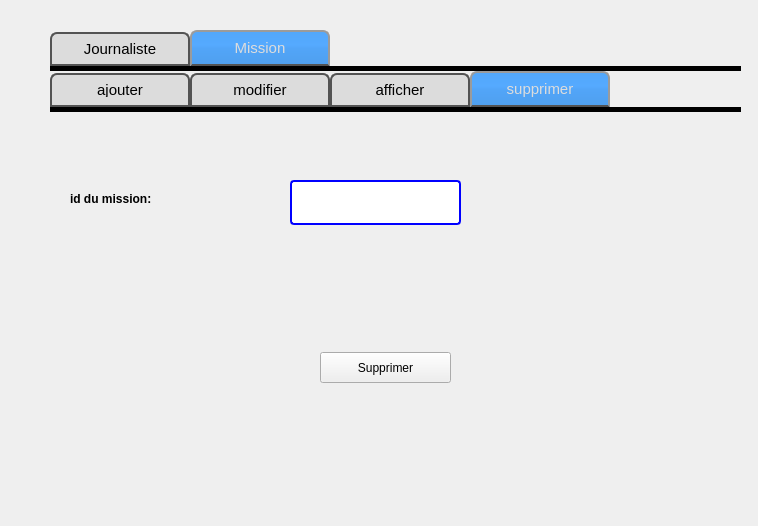
<?xml version="1.0" encoding="UTF-8"?>
<ui version="4.0">
 <class>module_mission</class>
 <widget class="QDialog" name="module_mission">
  <property name="geometry">
   <rect>
    <x>0</x>
    <y>0</y>
    <width>758</width>
    <height>526</height>
   </rect>
  </property>
  <property name="windowTitle">
   <string>Dialog</string>
  </property>
  <widget class="QTabWidget" name="tabWidget_2">
   <property name="geometry">
    <rect>
     <x>50</x>
     <y>30</y>
     <width>691</width>
     <height>401</height>
    </rect>
   </property>
   <property name="styleSheet">
    <string notr="true">QTabWidget::pane { /* The tab widget frame */
border-top: 5px solid #000000;
}
QTabWidget::tab-bar {
left: 0px; /* move to the right by 5px */
}
/* Style the tab using the tab sub-control. Note that it reads QTabBar not QTabWidget */
QTabBar::tab {
background: #dcdcdc;
border: 2px solid #535353;
border-bottom-color: #535353; /* same as the pane color */
border-top-left-radius: 7px;
border-top-right-radius: 7px;
min-width: 120px;
padding: 8px;
color: #000000;
font-size:15px;
font-family:Arial, Helvetica, sans-serif;
}
QTabBar::tab:selected, QTabBar::tab:hover {
background: qlineargradient(x1: 0, y1: 0, x2: 0, y2: 1, stop: 0 #53a7fa, stop: 0.4 #55aaff, stop: 0.5 #52a5f8, stop: 1.0 #4f9fee);
}
QTabBar::tab:selected {
border-color: #9B9B9B;
border-bottom-color: #535353; /* same as pane color */
color: #dcdcdc;
font-size:15px;
font-family:Arial, Helvetica, sans-serif;
}
QTabBar::tab:!selected {
margin-top: 2px; /* make non-selected tabs look smaller */
}
QLineEdit {
  width: 100%;
  padding: 12px 20px;
  margin: 8px 0;
  display: inline-block;
  border: 1px solid #ccc;
  border-radius: 4px;
  box-sizing: border-box;
}</string>
   </property>
   <property name="currentIndex">
    <number>1</number>
   </property>
   <widget class="QWidget" name="tab_11">
    <attribute name="title">
     <string>Journaliste</string>
    </attribute>
    <widget class="QTabWidget" name="tabWidget_4">
     <property name="geometry">
      <rect>
       <x>0</x>
       <y>0</y>
       <width>671</width>
       <height>401</height>
      </rect>
     </property>
     <property name="styleSheet">
      <string notr="true">background-image: url(:/bg2/pl.jpg);</string>
     </property>
     <property name="currentIndex">
      <number>0</number>
     </property>
     <widget class="QWidget" name="tab_12">
      <attribute name="title">
       <string>ajouter </string>
      </attribute>
      <widget class="QLabel" name="label_2">
       <property name="geometry">
        <rect>
         <x>80</x>
         <y>80</y>
         <width>87</width>
         <height>22</height>
        </rect>
       </property>
       <property name="font">
        <font>
         <weight>75</weight>
         <italic>false</italic>
         <bold>true</bold>
         <underline>false</underline>
         <strikeout>false</strikeout>
         <kerning>false</kerning>
        </font>
       </property>
       <property name="focusPolicy">
        <enum>Qt::ClickFocus</enum>
       </property>
       <property name="contextMenuPolicy">
        <enum>Qt::CustomContextMenu</enum>
       </property>
       <property name="frameShape">
        <enum>QFrame::NoFrame</enum>
       </property>
       <property name="frameShadow">
        <enum>QFrame::Plain</enum>
       </property>
       <property name="lineWidth">
        <number>1</number>
       </property>
       <property name="midLineWidth">
        <number>11</number>
       </property>
       <property name="text">
        <string>Nom </string>
       </property>
       <property name="textFormat">
        <enum>Qt::PlainText</enum>
       </property>
       <property name="scaledContents">
        <bool>false</bool>
       </property>
       <property name="wordWrap">
        <bool>false</bool>
       </property>
      </widget>
      <widget class="QLineEdit" name="lineEdit_nom">
       <property name="geometry">
        <rect>
         <x>190</x>
         <y>70</y>
         <width>216</width>
         <height>51</height>
        </rect>
       </property>
       <property name="styleSheet">
        <string notr="true">border-width:2px;
border-style:solid;
border-color:blue;</string>
       </property>
       <property name="text">
        <string/>
       </property>
      </widget>
      <widget class="QLineEdit" name="lineEdit_id_3">
       <property name="geometry">
        <rect>
         <x>190</x>
         <y>20</y>
         <width>216</width>
         <height>51</height>
        </rect>
       </property>
       <property name="styleSheet">
        <string notr="true">border-width:2px;
border-style:solid;
border-color:blue;</string>
       </property>
       <property name="text">
        <string/>
       </property>
      </widget>
      <widget class="QLabel" name="label_4">
       <property name="geometry">
        <rect>
         <x>80</x>
         <y>130</y>
         <width>87</width>
         <height>22</height>
        </rect>
       </property>
       <property name="minimumSize">
        <size>
         <width>87</width>
         <height>0</height>
        </size>
       </property>
       <property name="text">
        <string>&lt;html&gt;&lt;head/&gt;&lt;body&gt;&lt;p&gt;&lt;span style=&quot; font-weight:600;&quot;&gt;Prénom &lt;/span&gt;&lt;/p&gt;&lt;/body&gt;&lt;/html&gt;</string>
       </property>
      </widget>
      <widget class="QLabel" name="label">
       <property name="geometry">
        <rect>
         <x>90</x>
         <y>30</y>
         <width>71</width>
         <height>31</height>
        </rect>
       </property>
       <property name="text">
        <string>&lt;html&gt;&lt;head/&gt;&lt;body&gt;&lt;p&gt;&lt;span style=&quot; font-weight:600;&quot;&gt;id &lt;/span&gt;&lt;/p&gt;&lt;/body&gt;&lt;/html&gt;</string>
       </property>
      </widget>
      <widget class="QLabel" name="label_3">
       <property name="geometry">
        <rect>
         <x>90</x>
         <y>260</y>
         <width>61</width>
         <height>16</height>
        </rect>
       </property>
       <property name="text">
        <string>&lt;html&gt;&lt;head/&gt;&lt;body&gt;&lt;p&gt;&lt;span style=&quot; font-weight:600;&quot;&gt;num&lt;/span&gt;&lt;/p&gt;&lt;/body&gt;&lt;/html&gt;</string>
       </property>
      </widget>
      <widget class="QLabel" name="label_5">
       <property name="geometry">
        <rect>
         <x>80</x>
         <y>210</y>
         <width>101</width>
         <height>16</height>
        </rect>
       </property>
       <property name="text">
        <string>&lt;html&gt;&lt;head/&gt;&lt;body&gt;&lt;p&gt;&lt;span style=&quot; font-weight:600;&quot;&gt;adresse&lt;/span&gt;&lt;/p&gt;&lt;/body&gt;&lt;/html&gt;</string>
       </property>
      </widget>
      <widget class="QLineEdit" name="lineEdit_num">
       <property name="geometry">
        <rect>
         <x>190</x>
         <y>240</y>
         <width>216</width>
         <height>51</height>
        </rect>
       </property>
       <property name="styleSheet">
        <string notr="true">border-width:2px;
border-style:solid;
border-color:blue;</string>
       </property>
       <property name="text">
        <string/>
       </property>
      </widget>
      <widget class="QLineEdit" name="lineEdit_prenom">
       <property name="geometry">
        <rect>
         <x>190</x>
         <y>110</y>
         <width>216</width>
         <height>51</height>
        </rect>
       </property>
       <property name="styleSheet">
        <string notr="true">border-width:2px;
border-style:solid;
border-color:blue;</string>
       </property>
       <property name="text">
        <string/>
       </property>
      </widget>
      <widget class="QPushButton" name="pushButton_2">
       <property name="geometry">
        <rect>
         <x>500</x>
         <y>130</y>
         <width>101</width>
         <height>31</height>
        </rect>
       </property>
       <property name="styleSheet">
        <string notr="true">QPushButton:hover{ 
background-color: rgb(0, 255, 255);
color:#000000;
background:#55aaff;
border: none;
text-align: middle;
}</string>
       </property>
       <property name="text">
        <string>Ajouter</string>
       </property>
      </widget>
      <widget class="QLineEdit" name="lineEdit_adresse">
       <property name="geometry">
        <rect>
         <x>190</x>
         <y>190</y>
         <width>216</width>
         <height>51</height>
        </rect>
       </property>
       <property name="styleSheet">
        <string notr="true">border-width:2px;
border-style:solid;
border-color:blue;</string>
       </property>
       <property name="text">
        <string/>
       </property>
      </widget>
      <widget class="QLabel" name="label_8">
       <property name="geometry">
        <rect>
         <x>80</x>
         <y>170</y>
         <width>87</width>
         <height>22</height>
        </rect>
       </property>
       <property name="minimumSize">
        <size>
         <width>87</width>
         <height>0</height>
        </size>
       </property>
       <property name="text">
        <string>&lt;html&gt;&lt;head/&gt;&lt;body&gt;&lt;p&gt;&lt;span style=&quot; font-weight:600;&quot;&gt;specialite&lt;/span&gt;&lt;/p&gt;&lt;/body&gt;&lt;/html&gt;</string>
       </property>
      </widget>
      <widget class="QLineEdit" name="lineEdit_prenom_2">
       <property name="geometry">
        <rect>
         <x>190</x>
         <y>150</y>
         <width>216</width>
         <height>51</height>
        </rect>
       </property>
       <property name="styleSheet">
        <string notr="true">border-width:2px;
border-style:solid;
border-color:blue;</string>
       </property>
       <property name="text">
        <string/>
       </property>
      </widget>
     </widget>
     <widget class="QWidget" name="tab_13">
      <attribute name="title">
       <string>afficher</string>
      </attribute>
      <widget class="QComboBox" name="TriA">
       <property name="geometry">
        <rect>
         <x>230</x>
         <y>-90</y>
         <width>111</width>
         <height>22</height>
        </rect>
       </property>
       <property name="styleSheet">
        <string notr="true">border-width:2px;
border-style:solid;
border-color:red;</string>
       </property>
       <item>
        <property name="text">
         <string>Défaut</string>
        </property>
       </item>
       <item>
        <property name="text">
         <string>Alphabitique</string>
        </property>
       </item>
       <item>
        <property name="text">
         <string>type</string>
        </property>
       </item>
       <item>
        <property name="text">
         <string>ID de la carte </string>
        </property>
       </item>
       <item>
        <property name="text">
         <string>CIN du client </string>
        </property>
       </item>
      </widget>
      <widget class="QTableView" name="tabjournaliste">
       <property name="geometry">
        <rect>
         <x>20</x>
         <y>20</y>
         <width>491</width>
         <height>211</height>
        </rect>
       </property>
       <property name="styleSheet">
        <string notr="true">border-width:2px;
border-style:solid;
border-color:blue;</string>
       </property>
      </widget>
      <widget class="QLabel" name="label_27">
       <property name="geometry">
        <rect>
         <x>20</x>
         <y>250</y>
         <width>141</width>
         <height>22</height>
        </rect>
       </property>
       <property name="font">
        <font>
         <weight>75</weight>
         <italic>false</italic>
         <bold>true</bold>
         <underline>false</underline>
         <strikeout>false</strikeout>
         <kerning>false</kerning>
        </font>
       </property>
       <property name="focusPolicy">
        <enum>Qt::ClickFocus</enum>
       </property>
       <property name="contextMenuPolicy">
        <enum>Qt::CustomContextMenu</enum>
       </property>
       <property name="frameShape">
        <enum>QFrame::NoFrame</enum>
       </property>
       <property name="frameShadow">
        <enum>QFrame::Plain</enum>
       </property>
       <property name="lineWidth">
        <number>1</number>
       </property>
       <property name="midLineWidth">
        <number>11</number>
       </property>
       <property name="text">
        <string>chercher ID Journaliste:</string>
       </property>
       <property name="textFormat">
        <enum>Qt::PlainText</enum>
       </property>
       <property name="scaledContents">
        <bool>false</bool>
       </property>
       <property name="wordWrap">
        <bool>false</bool>
       </property>
      </widget>
      <widget class="QLineEdit" name="lineEdit_2">
       <property name="geometry">
        <rect>
         <x>180</x>
         <y>230</y>
         <width>181</width>
         <height>61</height>
        </rect>
       </property>
       <property name="styleSheet">
        <string notr="true">border-width:2px;
border-style:solid;
border-color:blue;</string>
       </property>
      </widget>
      <widget class="QPushButton" name="pushButton_9">
       <property name="geometry">
        <rect>
         <x>390</x>
         <y>250</y>
         <width>101</width>
         <height>31</height>
        </rect>
       </property>
       <property name="styleSheet">
        <string notr="true">QPushButton:hover{ 
background-color: rgb(0, 255, 255);
color:#000000;
background:#55aaff;
border: none;
text-align: middle;
}</string>
       </property>
       <property name="text">
        <string>rech</string>
       </property>
      </widget>
      <widget class="QPushButton" name="pushButton_10">
       <property name="geometry">
        <rect>
         <x>540</x>
         <y>40</y>
         <width>101</width>
         <height>31</height>
        </rect>
       </property>
       <property name="styleSheet">
        <string notr="true">QPushButton:hover{ 
background-color: rgb(0, 255, 255);
color:#000000;
background:#55aaff;
border: none;
text-align: middle;
}</string>
       </property>
       <property name="text">
        <string>trier_desc</string>
       </property>
      </widget>
     </widget>
     <widget class="QWidget" name="tab_14">
      <attribute name="title">
       <string>modifier</string>
      </attribute>
      <widget class="QLabel" name="label_saisir">
       <property name="geometry">
        <rect>
         <x>40</x>
         <y>20</y>
         <width>401</width>
         <height>41</height>
        </rect>
       </property>
       <property name="mouseTracking">
        <bool>true</bool>
       </property>
       <property name="lineWidth">
        <number>1</number>
       </property>
       <property name="midLineWidth">
        <number>0</number>
       </property>
       <property name="text">
        <string>&lt;html&gt;&lt;head/&gt;&lt;body&gt;&lt;p&gt;&lt;span style=&quot; font-weight:600; text-decoration: underline;&quot;&gt;Saisir l'ID du journaliste a modifier:&lt;/span&gt;&lt;/p&gt;&lt;/body&gt;&lt;/html&gt;</string>
       </property>
      </widget>
      <widget class="QLabel" name="label_6">
       <property name="geometry">
        <rect>
         <x>20</x>
         <y>85</y>
         <width>61</width>
         <height>41</height>
        </rect>
       </property>
       <property name="text">
        <string>&lt;html&gt;&lt;head/&gt;&lt;body&gt;&lt;p&gt;&lt;span style=&quot; font-weight:600;&quot;&gt;ID &lt;/span&gt;&lt;/p&gt;&lt;p&gt;&lt;br/&gt;&lt;/p&gt;&lt;/body&gt;&lt;/html&gt;</string>
       </property>
      </widget>
      <widget class="QLabel" name="label_7">
       <property name="geometry">
        <rect>
         <x>20</x>
         <y>170</y>
         <width>91</width>
         <height>16</height>
        </rect>
       </property>
       <property name="text">
        <string>&lt;html&gt;&lt;head/&gt;&lt;body&gt;&lt;p&gt;&lt;span style=&quot; font-weight:600;&quot;&gt;adresse&lt;/span&gt;&lt;/p&gt;&lt;/body&gt;&lt;/html&gt;</string>
       </property>
      </widget>
      <widget class="QPushButton" name="pushButton_3">
       <property name="geometry">
        <rect>
         <x>480</x>
         <y>140</y>
         <width>111</width>
         <height>31</height>
        </rect>
       </property>
       <property name="styleSheet">
        <string notr="true">QPushButton:hover{ 
background-color: rgb(0, 255, 255);
color:#000000;
background:#55aaff;
border: none;
text-align: middle;
}</string>
       </property>
       <property name="text">
        <string>Modifier</string>
       </property>
      </widget>
      <widget class="QLabel" name="label_10">
       <property name="geometry">
        <rect>
         <x>20</x>
         <y>240</y>
         <width>111</width>
         <height>20</height>
        </rect>
       </property>
       <property name="text">
        <string>&lt;html&gt;&lt;head/&gt;&lt;body&gt;&lt;p&gt;&lt;span style=&quot; font-weight:600;&quot;&gt;num&lt;/span&gt;&lt;/p&gt;&lt;/body&gt;&lt;/html&gt;</string>
       </property>
      </widget>
      <widget class="QLineEdit" name="lineEdit_nom_2">
       <property name="geometry">
        <rect>
         <x>120</x>
         <y>70</y>
         <width>216</width>
         <height>51</height>
        </rect>
       </property>
       <property name="styleSheet">
        <string notr="true">border-width:2px;
border-style:solid;
border-color:blue;</string>
       </property>
      </widget>
      <widget class="QLineEdit" name="lineEdit_nom_4">
       <property name="geometry">
        <rect>
         <x>110</x>
         <y>210</y>
         <width>216</width>
         <height>51</height>
        </rect>
       </property>
       <property name="styleSheet">
        <string notr="true">border-width:2px;
border-style:solid;
border-color:blue;</string>
       </property>
      </widget>
      <widget class="QLineEdit" name="lineEdit_nom_5">
       <property name="geometry">
        <rect>
         <x>110</x>
         <y>150</y>
         <width>216</width>
         <height>51</height>
        </rect>
       </property>
       <property name="styleSheet">
        <string notr="true">border-width:2px;
border-style:solid;
border-color:blue;</string>
       </property>
      </widget>
     </widget>
     <widget class="QWidget" name="tab_15">
      <attribute name="title">
       <string>supprimer</string>
      </attribute>
      <widget class="QLabel" name="label_9">
       <property name="geometry">
        <rect>
         <x>40</x>
         <y>110</y>
         <width>47</width>
         <height>41</height>
        </rect>
       </property>
       <property name="text">
        <string>&lt;html&gt;&lt;head/&gt;&lt;body&gt;&lt;p&gt;&lt;span style=&quot; font-weight:600;&quot;&gt;ID :&lt;/span&gt;&lt;/p&gt;&lt;/body&gt;&lt;/html&gt;</string>
       </property>
      </widget>
      <widget class="QLabel" name="label_29">
       <property name="geometry">
        <rect>
         <x>40</x>
         <y>30</y>
         <width>351</width>
         <height>51</height>
        </rect>
       </property>
       <property name="text">
        <string>&lt;html&gt;&lt;head/&gt;&lt;body&gt;&lt;p&gt;&lt;span style=&quot; font-weight:600;&quot;&gt;Saisir l'ID du journaliste a supprimer :&lt;/span&gt;&lt;/p&gt;&lt;/body&gt;&lt;/html&gt;</string>
       </property>
      </widget>
      <widget class="QPushButton" name="pushButton_4">
       <property name="geometry">
        <rect>
         <x>280</x>
         <y>242</y>
         <width>121</width>
         <height>31</height>
        </rect>
       </property>
       <property name="styleSheet">
        <string notr="true">QPushButton:hover{ 
background-color: rgb(0, 255, 255);
color:#000000;
background:#55aaff;
border: none;
text-align: middle;
}</string>
       </property>
       <property name="text">
        <string>Supprimer</string>
       </property>
      </widget>
      <widget class="QLineEdit" name="lineEdit_id_5">
       <property name="geometry">
        <rect>
         <x>120</x>
         <y>110</y>
         <width>216</width>
         <height>51</height>
        </rect>
       </property>
       <property name="styleSheet">
        <string notr="true">border-width:2px;
border-style:solid;
border-color:blue;</string>
       </property>
      </widget>
     </widget>
    </widget>
   </widget>
   <widget class="QWidget" name="tab_16">
    <attribute name="title">
     <string>Mission</string>
    </attribute>
    <widget class="QTabWidget" name="tabWidget_5">
     <property name="geometry">
      <rect>
       <x>0</x>
       <y>0</y>
       <width>701</width>
       <height>361</height>
      </rect>
     </property>
     <property name="styleSheet">
      <string notr="true">background-image: url(:/bg2/pl.jpg);</string>
     </property>
     <property name="currentIndex">
      <number>3</number>
     </property>
     <widget class="QWidget" name="tab_17">
      <attribute name="title">
       <string>ajouter</string>
      </attribute>
      <widget class="QLineEdit" name="lineEdit_id1">
       <property name="geometry">
        <rect>
         <x>160</x>
         <y>20</y>
         <width>191</width>
         <height>61</height>
        </rect>
       </property>
       <property name="styleSheet">
        <string notr="true">border-width:2px;
border-style:solid;
border-color:blue;</string>
       </property>
       <property name="text">
        <string/>
       </property>
      </widget>
      <widget class="QLabel" name="label_21">
       <property name="geometry">
        <rect>
         <x>20</x>
         <y>30</y>
         <width>111</width>
         <height>41</height>
        </rect>
       </property>
       <property name="text">
        <string>&lt;html&gt;&lt;head/&gt;&lt;body&gt;&lt;p&gt;&lt;span style=&quot; font-weight:600;&quot;&gt;ID mission&lt;/span&gt;&lt;/p&gt;&lt;/body&gt;&lt;/html&gt;</string>
       </property>
      </widget>
      <widget class="QLabel" name="label_22">
       <property name="geometry">
        <rect>
         <x>20</x>
         <y>160</y>
         <width>151</width>
         <height>31</height>
        </rect>
       </property>
       <property name="text">
        <string>&lt;html&gt;&lt;head/&gt;&lt;body&gt;&lt;p&gt;&lt;span style=&quot; font-weight:600;&quot;&gt;type mission&lt;/span&gt;&lt;/p&gt;&lt;/body&gt;&lt;/html&gt;</string>
       </property>
      </widget>
      <widget class="QLabel" name="label_23">
       <property name="geometry">
        <rect>
         <x>20</x>
         <y>110</y>
         <width>111</width>
         <height>20</height>
        </rect>
       </property>
       <property name="text">
        <string>&lt;html&gt;&lt;head/&gt;&lt;body&gt;&lt;p&gt;&lt;span style=&quot; font-weight:600;&quot;&gt;nom mission&lt;/span&gt;&lt;/p&gt;&lt;/body&gt;&lt;/html&gt;</string>
       </property>
      </widget>
      <widget class="QPushButton" name="pushButton_5">
       <property name="geometry">
        <rect>
         <x>260</x>
         <y>280</y>
         <width>121</width>
         <height>41</height>
        </rect>
       </property>
       <property name="styleSheet">
        <string notr="true">QPushButton:hover{ 
background-color: rgb(0, 255, 255);
color:#000000;
background:#55aaff;
border: none;
text-align: middle;
}</string>
       </property>
       <property name="text">
        <string>Ajouter</string>
       </property>
      </widget>
      <widget class="QLineEdit" name="lineEdit_type">
       <property name="geometry">
        <rect>
         <x>160</x>
         <y>90</y>
         <width>191</width>
         <height>61</height>
        </rect>
       </property>
       <property name="styleSheet">
        <string notr="true">border-width:2px;
border-style:solid;
border-color:blue;</string>
       </property>
       <property name="text">
        <string/>
       </property>
      </widget>
      <widget class="QLineEdit" name="lineEdit_nom_3">
       <property name="geometry">
        <rect>
         <x>160</x>
         <y>150</y>
         <width>216</width>
         <height>51</height>
        </rect>
       </property>
       <property name="styleSheet">
        <string notr="true">border-width:2px;
border-style:solid;
border-color:blue;</string>
       </property>
       <property name="text">
        <string/>
       </property>
      </widget>
      <widget class="QLineEdit" name="lineEdit_nom_6">
       <property name="geometry">
        <rect>
         <x>160</x>
         <y>200</y>
         <width>216</width>
         <height>51</height>
        </rect>
       </property>
       <property name="styleSheet">
        <string notr="true">border-width:2px;
border-style:solid;
border-color:blue;</string>
       </property>
       <property name="text">
        <string/>
       </property>
      </widget>
      <widget class="QLabel" name="label_26">
       <property name="geometry">
        <rect>
         <x>20</x>
         <y>210</y>
         <width>151</width>
         <height>31</height>
        </rect>
       </property>
       <property name="text">
        <string>&lt;html&gt;&lt;head/&gt;&lt;body&gt;&lt;p&gt;&lt;span style=&quot; font-weight:600;&quot;&gt;localisation&lt;/span&gt;&lt;/p&gt;&lt;/body&gt;&lt;/html&gt;</string>
       </property>
      </widget>
     </widget>
     <widget class="QWidget" name="tab_19">
      <attribute name="title">
       <string>modifier</string>
      </attribute>
      <widget class="QLabel" name="label_24">
       <property name="geometry">
        <rect>
         <x>20</x>
         <y>50</y>
         <width>111</width>
         <height>41</height>
        </rect>
       </property>
       <property name="text">
        <string>&lt;html&gt;&lt;head/&gt;&lt;body&gt;&lt;p&gt;&lt;span style=&quot; font-weight:600;&quot;&gt;ID mission&lt;/span&gt;&lt;/p&gt;&lt;/body&gt;&lt;/html&gt;</string>
       </property>
      </widget>
      <widget class="QLabel" name="label_25">
       <property name="geometry">
        <rect>
         <x>20</x>
         <y>130</y>
         <width>141</width>
         <height>41</height>
        </rect>
       </property>
       <property name="text">
        <string>&lt;html&gt;&lt;head/&gt;&lt;body&gt;&lt;p&gt;&lt;span style=&quot; font-weight:600;&quot;&gt;type mission&lt;/span&gt;&lt;/p&gt;&lt;/body&gt;&lt;/html&gt;</string>
       </property>
      </widget>
      <widget class="QPushButton" name="pushButton_6">
       <property name="geometry">
        <rect>
         <x>260</x>
         <y>250</y>
         <width>111</width>
         <height>31</height>
        </rect>
       </property>
       <property name="styleSheet">
        <string notr="true">QPushButton:hover{ 
background-color: rgb(0, 255, 255);
color:#000000;
background:#55aaff;
border: none;
text-align: middle;
}</string>
       </property>
       <property name="text">
        <string>Modifier</string>
       </property>
      </widget>
      <widget class="QLineEdit" name="lineEdit">
       <property name="geometry">
        <rect>
         <x>180</x>
         <y>120</y>
         <width>171</width>
         <height>61</height>
        </rect>
       </property>
       <property name="styleSheet">
        <string notr="true">border-width:2px;
border-style:solid;
border-color:blue;
text-align: middle;</string>
       </property>
      </widget>
      <widget class="QLineEdit" name="lineEdit_3">
       <property name="geometry">
        <rect>
         <x>180</x>
         <y>190</y>
         <width>171</width>
         <height>61</height>
        </rect>
       </property>
       <property name="styleSheet">
        <string notr="true">border-width:2px;
border-style:solid;
border-color:blue;
text-align: middle;</string>
       </property>
      </widget>
      <widget class="QLabel" name="label_28">
       <property name="geometry">
        <rect>
         <x>30</x>
         <y>200</y>
         <width>141</width>
         <height>41</height>
        </rect>
       </property>
       <property name="text">
        <string>&lt;html&gt;&lt;head/&gt;&lt;body&gt;&lt;p&gt;&lt;span style=&quot; font-weight:600;&quot;&gt;localisation&lt;/span&gt;&lt;/p&gt;&lt;/body&gt;&lt;/html&gt;</string>
       </property>
      </widget>
      <widget class="QLineEdit" name="lineEdit_4">
       <property name="geometry">
        <rect>
         <x>170</x>
         <y>40</y>
         <width>171</width>
         <height>61</height>
        </rect>
       </property>
       <property name="styleSheet">
        <string notr="true">border-width:2px;
border-style:solid;
border-color:blue;
text-align: middle;</string>
       </property>
      </widget>
     </widget>
     <widget class="QWidget" name="tab_18">
      <attribute name="title">
       <string>afficher</string>
      </attribute>
      <widget class="QTableView" name="tabmission">
       <property name="geometry">
        <rect>
         <x>40</x>
         <y>20</y>
         <width>531</width>
         <height>221</height>
        </rect>
       </property>
       <property name="styleSheet">
        <string notr="true">border-width:2px;
border-style:solid;
border-color:blue;</string>
       </property>
      </widget>
      <widget class="QPushButton" name="pushButton">
       <property name="geometry">
        <rect>
         <x>260</x>
         <y>260</y>
         <width>101</width>
         <height>31</height>
        </rect>
       </property>
       <property name="styleSheet">
        <string notr="true">QPushButton:hover{ 
background-color: rgb(0, 255, 255);
color:#000000;
background:#55aaff;
border: none;
text-align: middle;
}</string>
       </property>
       <property name="text">
        <string>Imprimer</string>
       </property>
      </widget>
     </widget>
     <widget class="QWidget" name="tab_20">
      <attribute name="title">
       <string>supprimer</string>
      </attribute>
      <widget class="QLabel" name="label_31">
       <property name="geometry">
        <rect>
         <x>20</x>
         <y>80</y>
         <width>151</width>
         <height>41</height>
        </rect>
       </property>
       <property name="text">
        <string>&lt;html&gt;&lt;head/&gt;&lt;body&gt;&lt;p&gt;&lt;span style=&quot; font-weight:600;&quot;&gt;id du mission:&lt;/span&gt;&lt;/p&gt;&lt;p&gt;&lt;span style=&quot; font-weight:600;&quot;&gt;&lt;br/&gt;&lt;/span&gt;&lt;/p&gt;&lt;/body&gt;&lt;/html&gt;</string>
       </property>
      </widget>
      <widget class="QPushButton" name="pushButton_7">
       <property name="geometry">
        <rect>
         <x>270</x>
         <y>240</y>
         <width>131</width>
         <height>31</height>
        </rect>
       </property>
       <property name="styleSheet">
        <string notr="true">QPushButton:hover{ 
background-color: rgb(0, 255, 255);
color:#000000;
background:#55aaff;
border: none;
text-align: middle;
}</string>
       </property>
       <property name="text">
        <string>Supprimer</string>
       </property>
      </widget>
      <widget class="QLineEdit" name="lineEdit_5">
       <property name="geometry">
        <rect>
         <x>240</x>
         <y>60</y>
         <width>171</width>
         <height>61</height>
        </rect>
       </property>
       <property name="styleSheet">
        <string notr="true">border-width:2px;
border-style:solid;
border-color:blue;
text-align: middle;</string>
       </property>
      </widget>
     </widget>
    </widget>
   </widget>
  </widget>
 </widget>
 <resources/>
 <connections/>
</ui>
